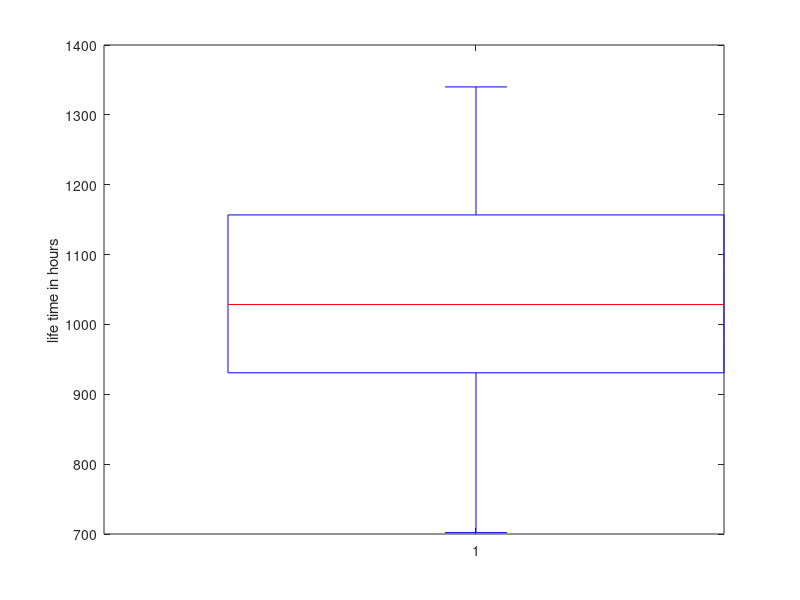

The MATLAB script that drew this image:
A=[919,1196,785,1126,936,918,1156,920,948,1067,1092,1162,1170,929,948,1067,1092,1162,1170,929,950,905,972,1035,1045,855,1195,1195,1340,1122,938,970,1237,956,1102,1157,978,958,902,1022,1333,811,1217,1085,896,958,1311,1037,702,923];
boxplot(A)
ylabel('life time in hours')
